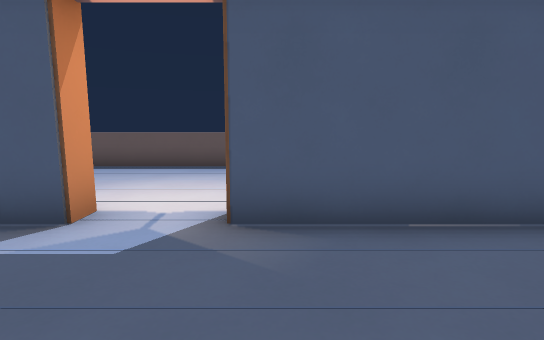
[1] (above)

12 first-person views from a walk through a level from a Godot 3-D game. The camera is 1.2 m above the floor, tilts 8° down and sees 80° across. The floor is counted in squares, 1 m on a side. Each view is taken from the middle of a square. On the plan, view 1 faces up. The plan holds only what a view shows up to about 14 squares ahead; the rest is blank. The place goes on beyond the plan. Door leaves are left out where a doorway can be walked through.

[2]
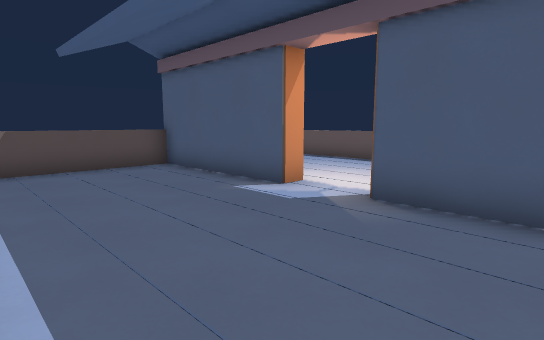

[3]
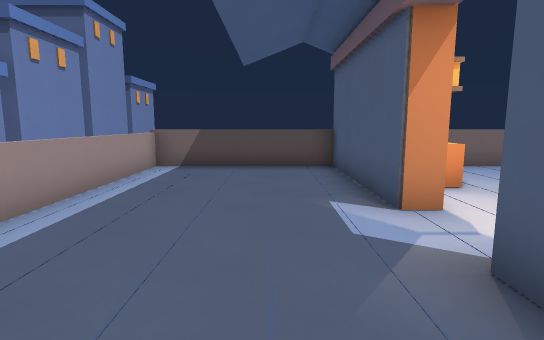

[4]
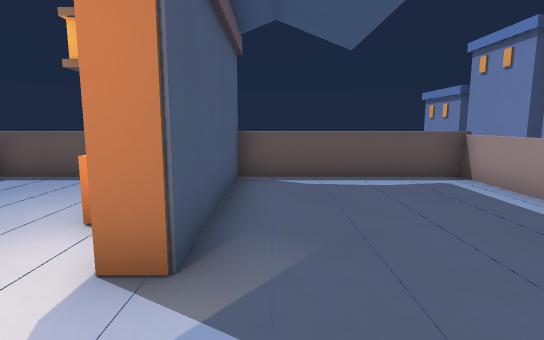

[5]
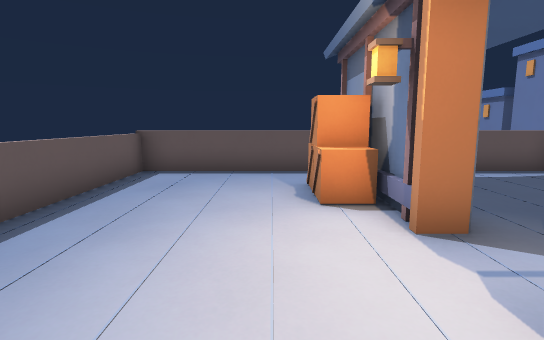

[6]
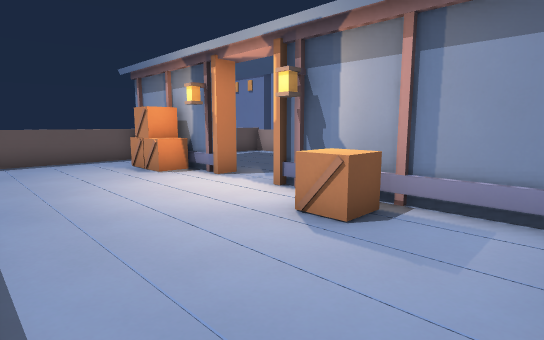

[7]
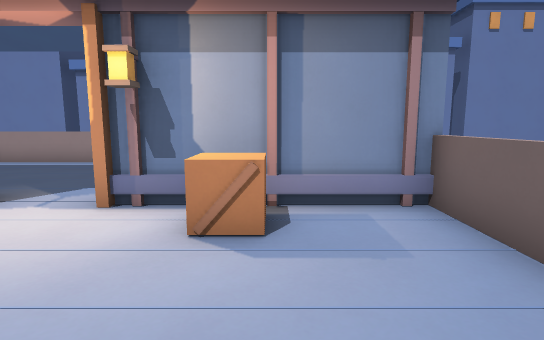

[8]
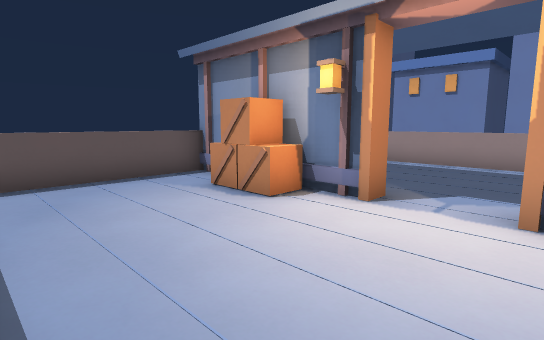

[9]
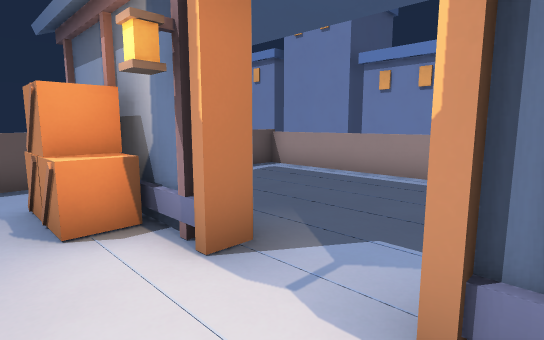

[10]
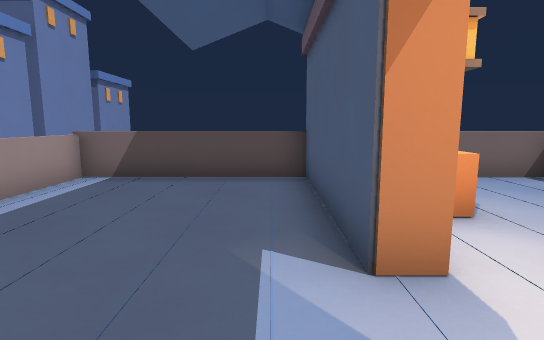

[11]
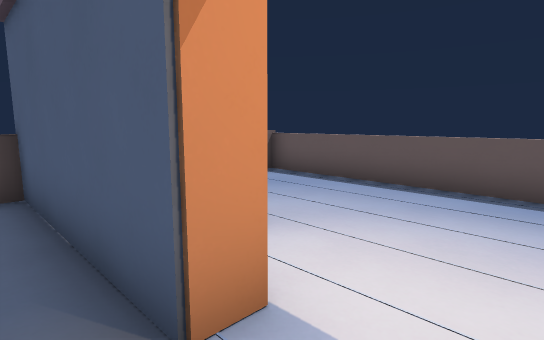

[12]
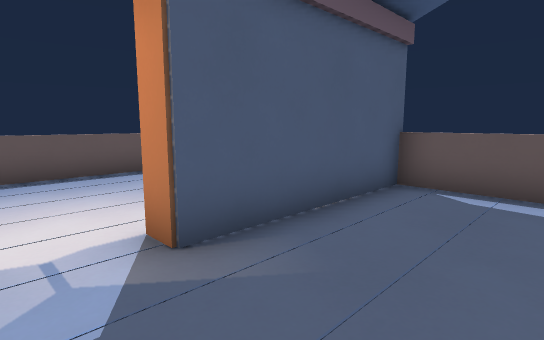

### Floor plan
Ten units are one square. View 1 is at (0, 0); x grows to the right and y downward. Boxes are objects, and circles mark ways between rooms. Rooms are numbered by the first view taken in them; rooms with no view inside come last. Other rooms are left out.
<svg viewBox="-81 -99 130 120">
<path fill="none" stroke="#000" d="M-24 -38 -74 -38M44 -38 -6 -38M-74 -38 -74 14 44 14M44 16 44 -38M-31 -41 -31 -49M-4 -42 44 -42M8 -53 25 -53M-1 -41 -1 -49M-76 -42 -26 -42M-49 -48 -49 -56 -40 -56M8 -45 8 -53M44 -42 44 -94 -74 -94 -74 -41"/>
<circle cx="-15" cy="-40" r="3" fill="#2a7"/>
<text x="-20" y="-10">1</text>
<text x="-20" y="-70">2</text>
</svg>
Room 1 opens to room 2.

Where each view was taken, in squares from view 1:
view 1: 0 up, 0 right, facing up
view 2: 1 down, 2 right, facing up-left
view 3: 2 up, 2 right, facing left
view 4: 3 up, 3 left, facing right
view 5: 6 up, 4 left, facing right
view 6: 9 up, 7 left, facing down-right
view 7: 9 up, 5 left, facing down
view 8: 9 up, 3 left, facing down-right
view 9: 6 up, 3 left, facing down-right
view 10: 3 up, 0 right, facing left
view 11: 3 up, 1 left, facing up-left
view 12: 1 up, 2 left, facing up-right
